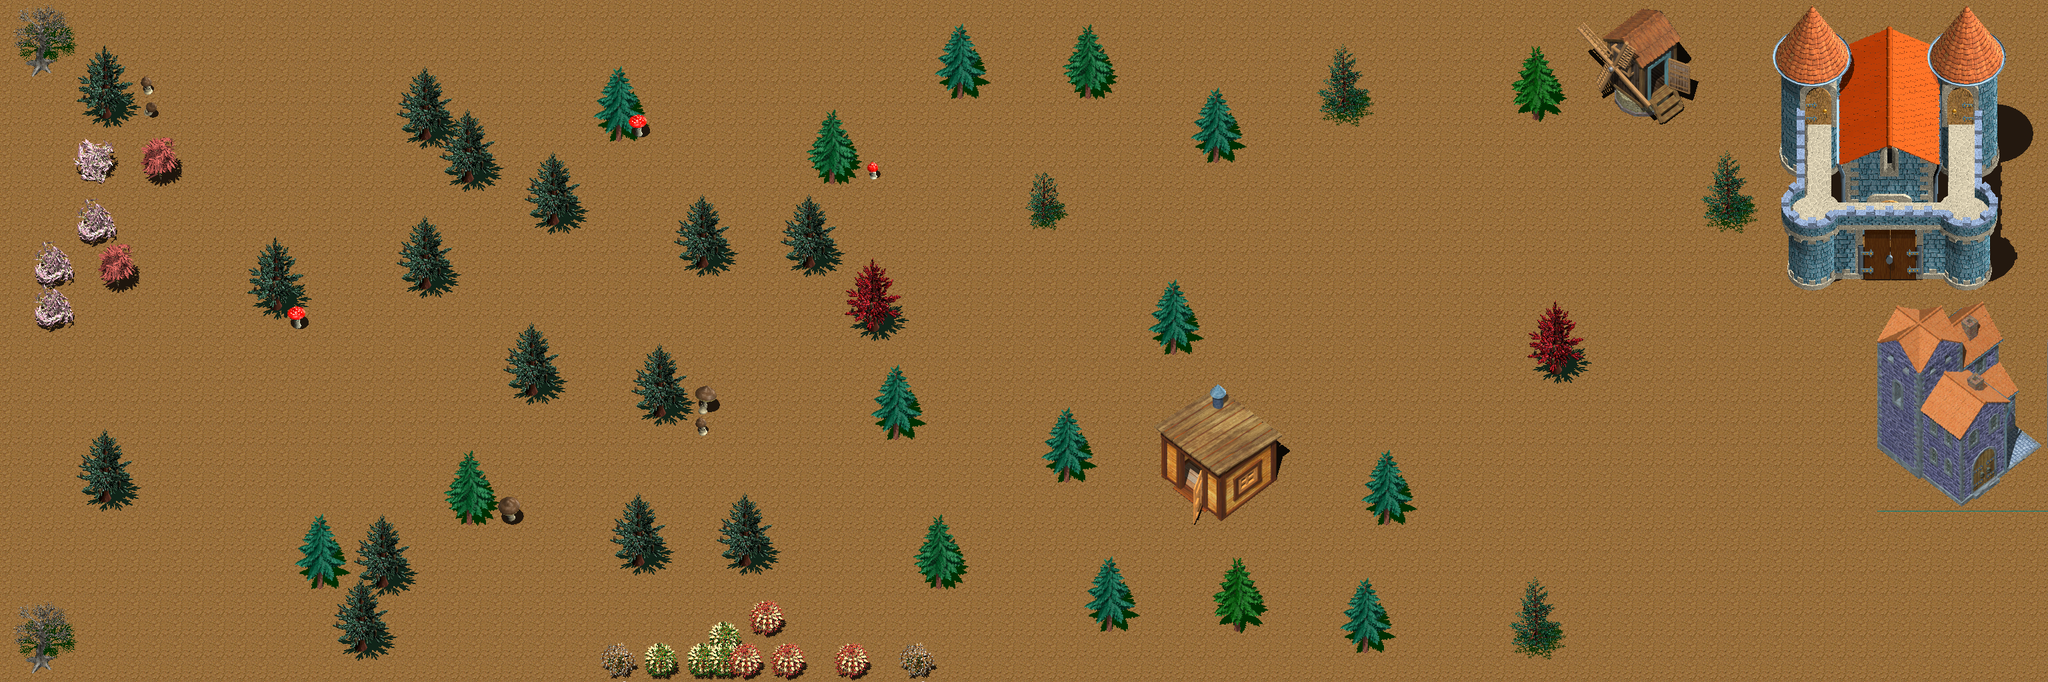

Tiled map render using the project's own tile images. Description and the map definition, with tile-layer contents summarised, below:
An orthogonal 96x32 tile map with 32x32 px tiles, 2 tile layers (Tile Layer 1, Tile Layer 2), 9 tilesets and 57 objects.

<map version="1.9" tiledversion="1.9.2" orientation="orthogonal" renderorder="right-down" width="96" height="32" tilewidth="32" tileheight="32" infinite="0" nextlayerid="6" nextobjectid="228">
 <tileset firstgid="1" name="covering" tilewidth="32" tileheight="32" tilecount="5" columns="0">
  <grid orientation="orthogonal" width="1" height="1" />
  <tile id="0">
   <image width="32" height="32" source="covering/dirty_grass.png" />
  </tile>
  <tile id="1">
   <image width="32" height="32" source="covering/ground1.png" />
  </tile>
  <tile id="2">
   <image width="32" height="32" source="covering/ground2.png" />
  </tile>
  <tile id="3">
   <image width="32" height="32" source="covering/ground3.png" />
  </tile>
  <tile id="4">
   <image width="32" height="32" source="covering/ground4.png" />
  </tile>
 </tileset>
 <tileset firstgid="6" name="trees1" tilewidth="128" tileheight="128" tilecount="32" columns="4">
  <image source="trees/trees1.png" width="512" height="1024" />
 </tileset>
 <tileset firstgid="38" name="trees2" tilewidth="128" tileheight="128" tilecount="20" columns="4">
  <image source="trees/trees2.png" width="512" height="640" />
 </tileset>
 <tileset firstgid="58" name="plants1" tilewidth="64" tileheight="64" tilecount="80" columns="8">
  <image source="plants/plants1.png" width="512" height="640" />
 </tileset>
 <tileset firstgid="138" name="plants2" tilewidth="96" tileheight="96" tilecount="30" columns="5">
  <image source="plants/plants2.png" width="480" height="576" />
 </tileset>
 <tileset firstgid="168" name="castle" tilewidth="512" tileheight="512" tilecount="1" columns="1">
  <image source="buildings/castle.png" width="512" height="512" />
 </tileset>
 <tileset firstgid="169" name="windmill" tilewidth="224" tileheight="192" tilecount="1" columns="1">
  <image source="buildings/windmill.png" width="224" height="192" />
 </tileset>
 <tileset firstgid="170" name="hut1" tilewidth="256" tileheight="240" tilecount="1" columns="1">
  <image source="buildings/hut1.png" width="256" height="240" />
 </tileset>
 <tileset firstgid="171" name="big_house" tilewidth="256" tileheight="336" tilecount="1" columns="1">
  <image source="buildings/big_house.png" width="256" height="336" />
 </tileset>
 <layer id="1" name="Tile Layer 1" width="96" height="32">
  <data>[3072 cells, 3072 non-empty, 1 distinct tile ids]</data>
 </layer>
 <layer id="2" name="Tile Layer 2" width="96" height="32">
  <data>[3072 cells, 67 non-empty, 25 distinct tile ids]</data>
 </layer>
 <objectgroup id="4" name="Object Layer 1">
  <object id="71" x="224" y="864" width="32" height="32">
   <properties>
    <property name="name" value="heroStart" />
   </properties>
  </object>
  <object id="73" x="352" y="704" width="32" height="32">
   <properties>
    <property name="name" value="enemyStart" />
   </properties>
  </object>
  <object id="131" x="384" y="416" width="64" height="64">
   <properties>
    <property name="name" value="Solid" />
   </properties>
  </object>
  <object id="149" x="448" y="832" width="64" height="64">
   <properties>
    <property name="name" value="Solid" />
   </properties>
  </object>
  <object id="150" x="128" y="128" width="64" height="64">
   <properties>
    <property name="name" value="Solid" />
   </properties>
  </object>
  <object id="151" x="32" y="32" width="64" height="64">
   <properties>
    <property name="name" value="Solid" />
   </properties>
  </object>
  <object id="152" x="512" y="928" width="64" height="64">
   <properties>
    <property name="name" value="Solid" />
   </properties>
  </object>
  <object id="153" x="32" y="928" width="64" height="64">
   <properties>
    <property name="name" value="Solid" />
   </properties>
  </object>
  <object id="154" x="544" y="832" width="64" height="64">
   <properties>
    <property name="name" value="Solid" />
   </properties>
  </object>
  <object id="155" x="608" y="384" width="64" height="64">
   <properties>
    <property name="name" value="Solid" />
   </properties>
  </object>
  <object id="156" x="960" y="576" width="64" height="64">
   <properties>
    <property name="name" value="Solid" />
   </properties>
  </object>
  <object id="157" x="768" y="544" width="64" height="64">
   <properties>
    <property name="name" value="Solid" />
   </properties>
  </object>
  <object id="158" x="928" y="800" width="64" height="64">
   <properties>
    <property name="name" value="Solid" />
   </properties>
  </object>
  <object id="159" x="672" y="736" width="64" height="64">
   <properties>
    <property name="name" value="Solid" />
   </properties>
  </object>
  <object id="160" x="128" y="704" width="64" height="64">
   <properties>
    <property name="name" value="Solid" />
   </properties>
  </object>
  <object id="161" x="672" y="224" width="64" height="64">
   <properties>
    <property name="name" value="Solid" />
   </properties>
  </object>
  <object id="162" x="608" y="160" width="64" height="64">
   <properties>
    <property name="name" value="Solid" />
   </properties>
  </object>
  <object id="163" x="800" y="288" width="64" height="64">
   <properties>
    <property name="name" value="Solid" />
   </properties>
  </object>
  <object id="164" x="1024" y="352" width="64" height="64">
   <properties>
    <property name="name" value="Solid" />
   </properties>
  </object>
  <object id="165" x="896" y="160" width="64" height="64">
   <properties>
    <property name="name" value="Solid" />
   </properties>
  </object>
  <object id="166" x="1184" y="352" width="64" height="64">
   <properties>
    <property name="name" value="Solid" />
   </properties>
  </object>
  <object id="167" x="1312" y="608" width="64" height="64">
   <properties>
    <property name="name" value="Solid" />
   </properties>
  </object>
  <object id="168" x="1280" y="448" width="64" height="64">
   <properties>
    <property name="name" value="Solid" />
   </properties>
  </object>
  <object id="169" x="1216" y="224" width="64" height="64">
   <properties>
    <property name="name" value="Solid" />
   </properties>
  </object>
  <object id="170" x="1088" y="800" width="64" height="64">
   <properties>
    <property name="name" value="Solid" />
   </properties>
  </object>
  <object id="171" x="896" y="960" width="512" height="64">
   <properties>
    <property name="name" value="Solid" />
   </properties>
  </object>
  <object id="172" x="1120" y="896" width="64" height="64">
   <properties>
    <property name="name" value="Solid" />
   </properties>
  </object>
  <object id="173" x="1376" y="832" width="64" height="64">
   <properties>
    <property name="name" value="Solid" />
   </properties>
  </object>
  <object id="174" x="1632" y="896" width="64" height="64">
   <properties>
    <property name="name" value="Solid" />
   </properties>
  </object>
  <object id="175" x="1824" y="896" width="64" height="64">
   <properties>
    <property name="name" value="Solid" />
   </properties>
  </object>
  <object id="176" x="1568" y="672" width="64" height="64">
   <properties>
    <property name="name" value="Solid" />
   </properties>
  </object>
  <object id="177" x="1728" y="480" width="64" height="64">
   <properties>
    <property name="name" value="Solid" />
   </properties>
  </object>
  <object id="178" x="1536" y="288" width="64" height="64">
   <properties>
    <property name="name" value="Solid" />
   </properties>
  </object>
  <object id="179" x="1792" y="192" width="64" height="64">
   <properties>
    <property name="name" value="Solid" />
   </properties>
  </object>
  <object id="180" x="1600" y="96" width="64" height="64">
   <properties>
    <property name="name" value="Solid" />
   </properties>
  </object>
  <object id="181" x="1408" y="96" width="64" height="64">
   <properties>
    <property name="name" value="Solid" />
   </properties>
  </object>
  </objectgroup>
</map>
<!-- 21 of 57 objects omitted -->